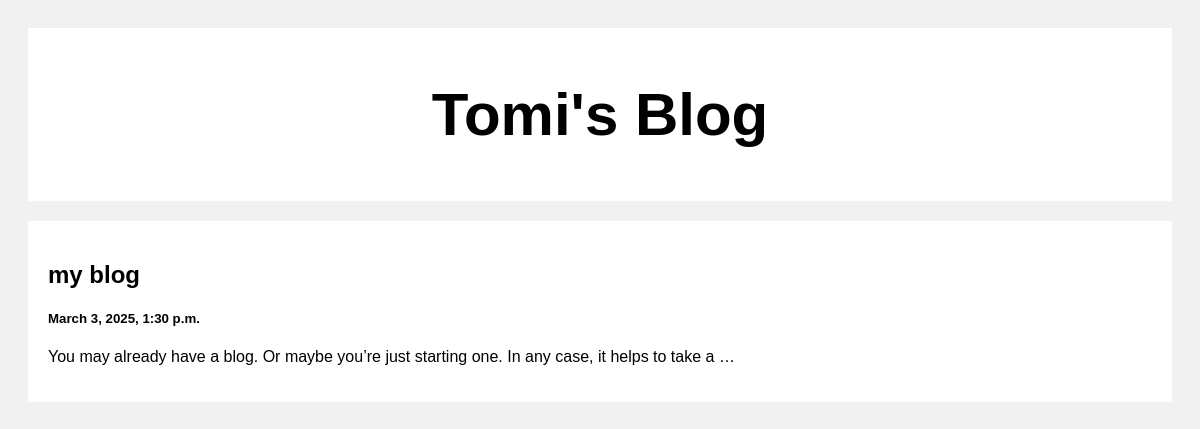
The page / on the database its author committed.
### posts/models.py (models this page shows)
class Post(models.Model):
    title = models.CharField(max_length=100)
    body = models.CharField(max_length=1000000)
    created_at = models.DateTimeField(default=datetime.now, blank=True)

### posts/views.py (the view)
# urls.py: path('', views.index, name='index'),
def index(request):
    posts = Post.objects.all()
    return render(request, 'index.html', {'posts': posts})

### templates/index.html (shortened to what this page needs)
<!DOCTYPE html>
<html>
<head>
</head>
<body>
<div class="header">
  <h2>Tomi's Blog</h2>
</div>
<div class="row">
  <div class="leftcolumn">
    {% for post in posts reversed %}
    <div class="card">
      <a style="text-decoration: none; color: black;" href="/post/{{post.id}}">
        <h2>{{post.title}}</h2>
        <h5>{{post.created_at}}</h5>
        <p>{{post.body|truncatewords:20}}</p>
      </a>
    </div>
    {% endfor %}
  </div>
</div>
</body>
</html>

### templates/index.html (style rules this page uses)
* { box-sizing: border-box; }
body { font-family: Arial; padding: 20px; background: #f1f1f1; }
.header { padding: 2px; font-size: 40px; text-align: center; background: white; }
.leftcolumn { float: left; width: 100%; }
.card { background-color: white; padding: 20px; margin-top: 20px; }
.row:after { content: ""; display: table; clear: both; }

### rows shown on the page
Post: title "my blog", created_at "March 3, 2025, 1:30 p.m.", body "You may already have a blog. Or maybe you’re just starting one. In any case, it helps to take a …"
